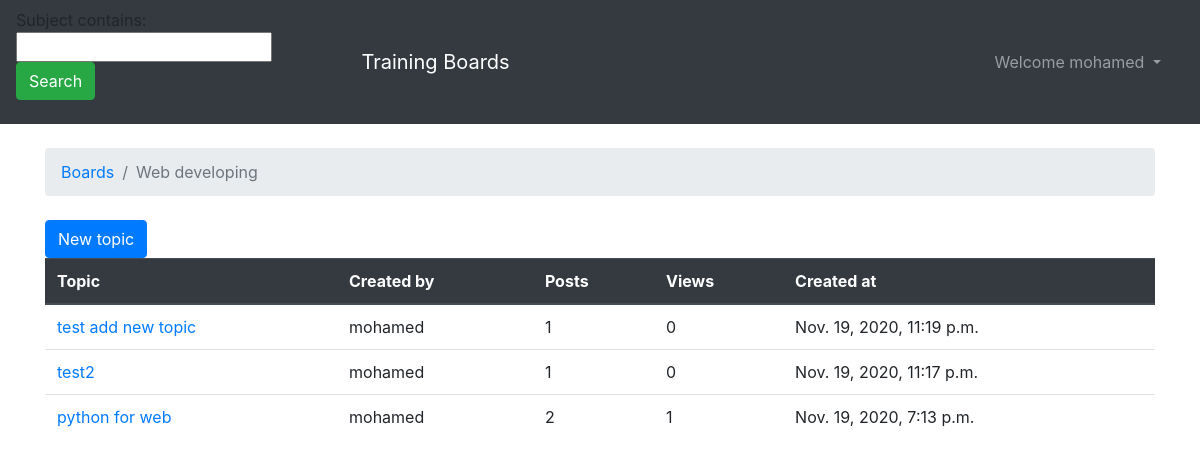
/boards/1/ (signed in), run on the app's committed database.
### boards/models.py (models this page shows, shortened)
class Board(models.Model):
    name = models.CharField(unique=True, max_length=50)
    description = models.CharField(max_length=150)

class Topic(models.Model):
    subject = models.CharField(max_length=255)
    board = models.ForeignKey(Board, related_name= 'topics', on_delete=models.CASCADE)
    created_by = models.ForeignKey(User, related_name= 'topics', on_delete=models.CASCADE)
    created_dt = models.DateTimeField(auto_now_add=True)
    views = models.PositiveIntegerField(default=0)
    updated_by = models.ForeignKey(User, null=True, related_name='+', on_delete=models.CASCADE)
    updated_dt = models.DateTimeField(null=True)

### boards/views.py (the view)
# urls.py: path('boards/<int:board_id>/',views.board_topics,name='board_topics'),
def board_topics(request,board_id):
    board = get_object_or_404(Board,pk=board_id)
    queryset = board.topics.order_by('-created_dt').annotate(comments=Count('posts'))
    page = request.GET.get('page',1)
    myfilter = TopicFilter(request.GET, queryset=queryset)
    queryset= myfilter.qs
    paginator = Paginator(queryset,20)
    try:
        topics = paginator.page(page)
    except PageNotAnInteger:
        topics = paginator.page(1)
    except EmptyPage:
        topics = paginator.page(paginator.num_pages)
    return render(request,'topics.html',{'board':board,'topics':topics, 'myfilter':myfilter})

### templates/topics.html (shortened to what this page needs)
{% extends 'base.html' %}
{%block search%}
<form class="form-inline" method="GET">
        {{myfilter.form}}
   <button class="btn btn-success" type="submit">Search</button>
 </form>
{%endblock search%}
{% block  breadcrumb %}
               <li class="breadcrumb-item"><a href="{% url 'home' %}"> Boards</a></li>
               <li class="breadcrumb-item active">{{board.name}}</li>
 {% endblock breadcrumb %}
          {% block content %}
            <a href="{% url 'new_topic' board.pk %}" class="btn btn-primary">New topic</a>
            <table class="table">
                    <thead class="thead-dark">
                    <tr>
                         <th>Topic</th>
                         <th>Created by</th>
                         <th>Posts</th>
                         <th>Views</th>
                         <th>Created at</th>
                    </tr>
                    </thead>
                    <tbody>
                    {% for topic in topics %}
                    <tr>
                        <td><a href="{% url 'topic_posts' board.pk topic.pk%}">{{ topic.subject }}</a></td>
                        <td>{{topic.created_by.username}}</td>
                        <td>{{topic.comments}}</td>
                        <td>{{topic.views}}</td>
                        <td>{{ topic.created_dt}}</td>
                    {% endfor %}
                    </tbody>
            </table>
          {% endblock content %}

### templates/base.html (shortened to what this page needs)
{% load static %}
<html lang="en">
       <head>
              <link rel="stylesheet" href="{% static 'css/bootstrap.min.css' %}">
       </head>
       <body>
       {%block body%}
<nav class="navbar navbar-expand-sm navbar-dark bg-dark">
                {%block search%}
                {%endblock search%}
  <div class="container">
    <a class="navbar-brand" href="{% url 'home' %}">Training Boards</a>
    <div class="collapse navbar-collapse" id="mainMenu">
      {%if user.is_authenticated%}
      <ul class="navbar-nav ml-auto">
        <li class="nav-item dropdown">
          <a class="nav-link dropdown-toggle" href="#" id="userMenu" data-toggle="dropdown" aria-haspopup="true" aria-expanded="false">
            Welcome {{ user.username }}
          </a>
        </li>
      </ul>
        {%else%}
        <form class="form-inline ml-auto">
        <a href="{%url 'login'%}" class="btn btn-outline-secondary">login</a>
        <a href="{%url 'signup'%}" class="btn btn-primary ml-2">Signup</a>
        </form>
            {%endif%}
    </div>
  </div>
</nav>
         <div class="container">
            <ol class="breadcrumb my-4">
               {% block  breadcrumb %}
               {% endblock breadcrumb %}
            </ol>
            {% block content %}
            {% endblock content %}
         </div>
       {%endblock body%}
       </body>
</html>

### data on the page
Board: name "Web developing"
Topic: subject "test add new topic", created_by.username "mohamed", comments "1", views "0", created_dt "Nov. 19, 2020, 11:19 p.m."
Topic: subject "test2", created_by.username "mohamed", comments "1", views "0", created_dt "Nov. 19, 2020, 11:17 p.m."
Topic: subject "python for web", created_by.username "mohamed", comments "2", views "1", created_dt "Nov. 19, 2020, 7:13 p.m."

### other printed values
{{ user.username }} "mohamed"
